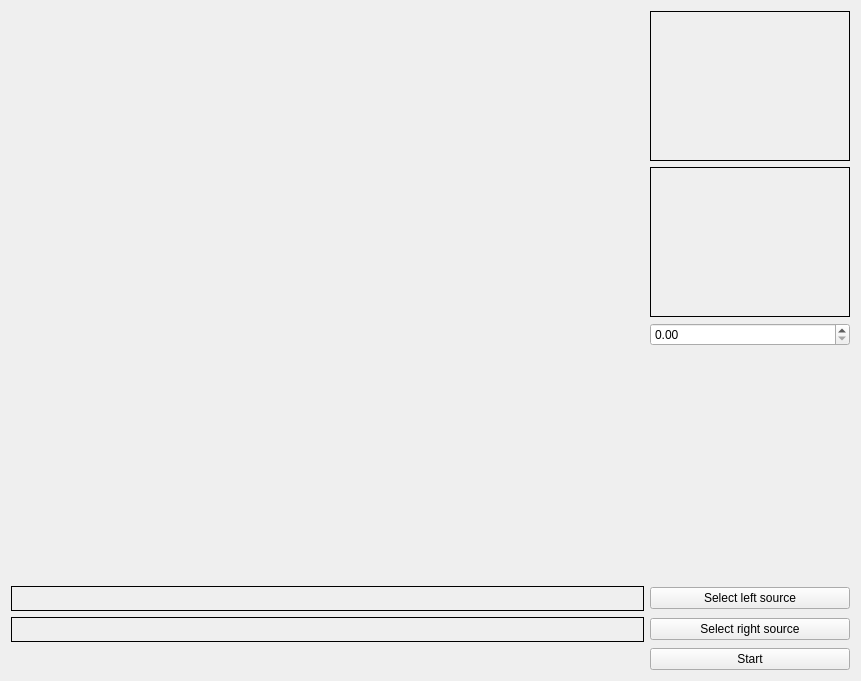
<?xml version="1.0" encoding="UTF-8"?>
<ui version="4.0">
 <class>widgetMeasOffline</class>
 <widget class="QWidget" name="widgetMeasOffline">
  <property name="geometry">
   <rect>
    <x>0</x>
    <y>0</y>
    <width>861</width>
    <height>681</height>
   </rect>
  </property>
  <property name="minimumSize">
   <size>
    <width>861</width>
    <height>681</height>
   </size>
  </property>
  <property name="windowTitle">
   <string>Form</string>
  </property>
  <layout class="QHBoxLayout" name="horizontalLayout">
   <item>
    <layout class="QGridLayout" name="gridLayout">
     <item row="3" column="0">
      <widget class="QLabel" name="labelSourceRight">
       <property name="minimumSize">
        <size>
         <width>0</width>
         <height>25</height>
        </size>
       </property>
       <property name="maximumSize">
        <size>
         <width>16777215</width>
         <height>25</height>
        </size>
       </property>
       <property name="frameShape">
        <enum>QFrame::Box</enum>
       </property>
       <property name="text">
        <string/>
       </property>
      </widget>
     </item>
     <item row="2" column="0">
      <widget class="QLabel" name="labelSourceLeft">
       <property name="sizePolicy">
        <sizepolicy hsizetype="Preferred" vsizetype="Preferred">
         <horstretch>76</horstretch>
         <verstretch>0</verstretch>
        </sizepolicy>
       </property>
       <property name="minimumSize">
        <size>
         <width>0</width>
         <height>25</height>
        </size>
       </property>
       <property name="maximumSize">
        <size>
         <width>16777215</width>
         <height>25</height>
        </size>
       </property>
       <property name="frameShape">
        <enum>QFrame::Box</enum>
       </property>
       <property name="text">
        <string/>
       </property>
      </widget>
     </item>
     <item row="3" column="1">
      <widget class="QPushButton" name="pushButtonRightSource">
       <property name="sizePolicy">
        <sizepolicy hsizetype="Minimum" vsizetype="Fixed">
         <horstretch>24</horstretch>
         <verstretch>0</verstretch>
        </sizepolicy>
       </property>
       <property name="text">
        <string>Select right source</string>
       </property>
      </widget>
     </item>
     <item row="0" column="1">
      <layout class="QVBoxLayout" name="verticalLayout_3">
       <item>
        <widget class="QLabel" name="labelLeftDisplay">
         <property name="sizePolicy">
          <sizepolicy hsizetype="Preferred" vsizetype="Preferred">
           <horstretch>24</horstretch>
           <verstretch>0</verstretch>
          </sizepolicy>
         </property>
         <property name="minimumSize">
          <size>
           <width>200</width>
           <height>150</height>
          </size>
         </property>
         <property name="sizeIncrement">
          <size>
           <width>4</width>
           <height>3</height>
          </size>
         </property>
         <property name="baseSize">
          <size>
           <width>200</width>
           <height>150</height>
          </size>
         </property>
         <property name="frameShape">
          <enum>QFrame::Box</enum>
         </property>
         <property name="text">
          <string/>
         </property>
        </widget>
       </item>
       <item>
        <widget class="QLabel" name="labelRightDisplay">
         <property name="sizePolicy">
          <sizepolicy hsizetype="Fixed" vsizetype="Preferred">
           <horstretch>24</horstretch>
           <verstretch>0</verstretch>
          </sizepolicy>
         </property>
         <property name="minimumSize">
          <size>
           <width>200</width>
           <height>150</height>
          </size>
         </property>
         <property name="sizeIncrement">
          <size>
           <width>4</width>
           <height>3</height>
          </size>
         </property>
         <property name="baseSize">
          <size>
           <width>200</width>
           <height>150</height>
          </size>
         </property>
         <property name="frameShape">
          <enum>QFrame::Box</enum>
         </property>
         <property name="text">
          <string/>
         </property>
        </widget>
       </item>
       <item>
        <widget class="QDoubleSpinBox" name="doubleSpinBoxDistance">
         <property name="maximum">
          <double>1000.000000000000000</double>
         </property>
        </widget>
       </item>
       <item>
        <spacer name="verticalSpacer">
         <property name="orientation">
          <enum>Qt::Vertical</enum>
         </property>
         <property name="sizeHint" stdset="0">
          <size>
           <width>20</width>
           <height>40</height>
          </size>
         </property>
        </spacer>
       </item>
      </layout>
     </item>
     <item row="2" column="1">
      <widget class="QPushButton" name="pushButtonLeftSource">
       <property name="sizePolicy">
        <sizepolicy hsizetype="Minimum" vsizetype="Fixed">
         <horstretch>24</horstretch>
         <verstretch>0</verstretch>
        </sizepolicy>
       </property>
       <property name="text">
        <string>Select left source</string>
       </property>
      </widget>
     </item>
     <item row="4" column="1">
      <widget class="QPushButton" name="pushButtonStart">
       <property name="sizePolicy">
        <sizepolicy hsizetype="Minimum" vsizetype="Fixed">
         <horstretch>24</horstretch>
         <verstretch>0</verstretch>
        </sizepolicy>
       </property>
       <property name="text">
        <string>Start</string>
       </property>
      </widget>
     </item>
    </layout>
   </item>
  </layout>
 </widget>
 <resources/>
 <connections/>
</ui>
